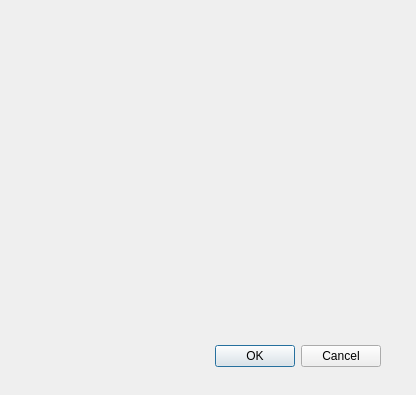
<?xml version="1.0" encoding="UTF-8"?>
<ui version="4.0">
 <class>lidarPointObsEdit</class>
 <widget class="QDialog" name="lidarPointObsEdit">
  <property name="geometry">
   <rect>
    <x>0</x>
    <y>0</y>
    <width>416</width>
    <height>395</height>
   </rect>
  </property>
  <property name="windowTitle">
   <string>Dialog</string>
  </property>
  <widget class="QDialogButtonBox" name="buttonBox">
   <property name="geometry">
    <rect>
     <x>40</x>
     <y>340</y>
     <width>341</width>
     <height>32</height>
    </rect>
   </property>
   <property name="orientation">
    <enum>Qt::Horizontal</enum>
   </property>
   <property name="standardButtons">
    <set>QDialogButtonBox::Cancel|QDialogButtonBox::Ok</set>
   </property>
  </widget>
  <widget class="QLabel" name="label">
   <property name="geometry">
    <rect>
     <x>170</x>
     <y>170</y>
     <width>60</width>
     <height>60</height>
    </rect>
   </property>
   <property name="styleSheet">
    <string notr="true">border-image: url(:/qrc/steer.png);</string>
   </property>
   <property name="text">
    <string/>
   </property>
  </widget>
 </widget>
 <resources/>
 <connections>
  <connection>
   <sender>buttonBox</sender>
   <signal>accepted()</signal>
   <receiver>lidarPointObsEdit</receiver>
   <slot>accept()</slot>
   <hints>
    <hint type="sourcelabel">
     <x>248</x>
     <y>254</y>
    </hint>
    <hint type="destinationlabel">
     <x>157</x>
     <y>274</y>
    </hint>
   </hints>
  </connection>
  <connection>
   <sender>buttonBox</sender>
   <signal>rejected()</signal>
   <receiver>lidarPointObsEdit</receiver>
   <slot>reject()</slot>
   <hints>
    <hint type="sourcelabel">
     <x>316</x>
     <y>260</y>
    </hint>
    <hint type="destinationlabel">
     <x>286</x>
     <y>274</y>
    </hint>
   </hints>
  </connection>
 </connections>
</ui>
